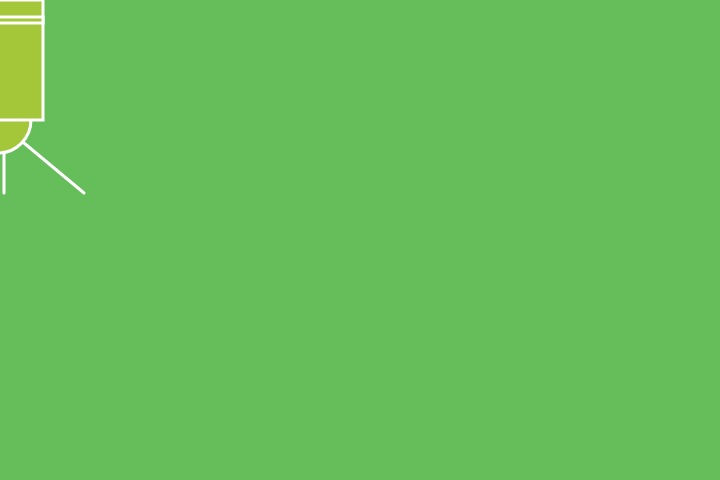
Frame 1 (no input)
Frame 60 (no input): identical to frame 1, image omitted
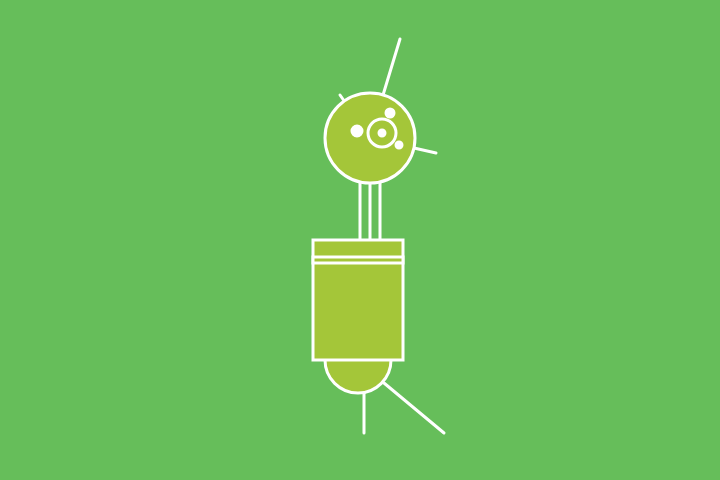
Frame 120 (the mouse pressed at the canvas centre since frame 60)

The p5.js sketch that drew these frames (run headless with seeded random() and noise() and a simulated clock; from frame 60 on, the mouse is pressed at the canvas centre):

// p5.js sketch
// ── sketch.js
function setup() {
  createCanvas(720, 480);// create a 720 * 480 canvas
  smooth();// draws all geometry with smooth edges
  strokeWeight(3);// sets thickness of lines to 3
}

function draw() {
  
  background(102, 190, 90);// sets the background color
  
  // When there is a background function here,
  // as the draw funtion is running within the setup function again and again
  // once I click the arrow to run the whole code,
  // the background covers the new robot as the translate function runs
  // because both background and the translate function are working together.
  // When there is no background function here,
  // only the translate function is working,
  // so I can see lots of robot because there is no background color covering.

  translate(mouseX - 266, mouseY - 257); 
  // moves the robot based on where the mouse goes 
  // without any off from where the mouse is
  
  // Neck
  stroke(255, 255, 255);// sets the color used to draw lines of the neck
  line(266, 257, 266, 162);// draws the first line of the neck
  line(276, 257, 276, 162);// draws the second line of the neck
  line(286, 257, 286, 162);// draws the third line of the neck
  
  // Anteenae
  line(276, 155, 246, 112);// draws the first line of the anteenae
  line(276, 155, 306, 56);// draws the second line of the anteenae
  line(276, 155, 342, 170);// draws the third line of the anteenae
  
  // Body
  stroke(255,255,255);// sets the color used to draw lines of the body
  fill(164, 198, 57); // fills the color of an ellipse of the body
  ellipse(264, 377, 66, 66); // draws an ellipse of the body
  fill(164, 198, 57); // fills the color of the first rectangle of the body
  rect(219, 257, 90, 120);// draws the first rectangle of the body
  fill(164, 198, 57);// fills the color of the second rectangle of the body
  rect(219, 274, 90, 6);// draws the second rectangle of the body
  
  // Head
  fill(164, 198, 57); // fills the color of the head
  ellipse(276, 155, 90, 90);// draws the head
  fill(164, 198, 57);// fills the color of the first ellipse of the nose
  ellipse(288, 150, 28, 28);// draws the first ellipse of the nose
  fill(255, 255, 255);// fills the color of the second ellipse of the nose
  ellipse(288, 150, 6, 6);//draws the second ellipse of the nose
  fill(255, 255, 255);// fills the color of the eyes and mouth
  ellipse(263, 148, 10, 10);// draws the first eye
  ellipse(296, 130, 8, 8);// draws the second eye
  ellipse(305, 162, 6, 6);// draws the mouth
  
  // Legs
  line(290, 400, 350, 450);// draws the first leg
  line(270, 410, 270, 450);// draws the second leg
}
